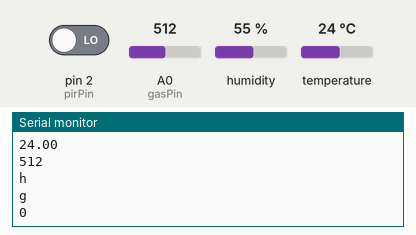
This sketch was run on a simulated Arduino Uno, built with avr-gcc and run on an emulated ATmega328P. Shown: the last lines printed to the serial monitor. The test bench sets the inputs (shaded band); at power-on: temperature 24 °C, pin 2 (pirPin) LOW, A0 (gasPin) = 512, humidity 55 %. The modem accepts every AT command (registered, SIM ready, sends succeed) and sends nothing else.

Above: at 1.3 s.
1.4 s: temperature set to 12 °C
At 11.0 s:
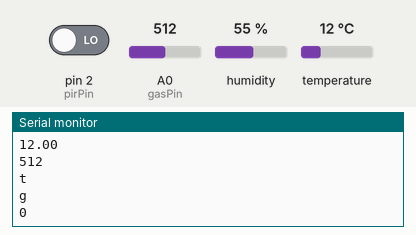
11.7 s: pin 2 (pirPin) driven HIGH
At 20.1 s:
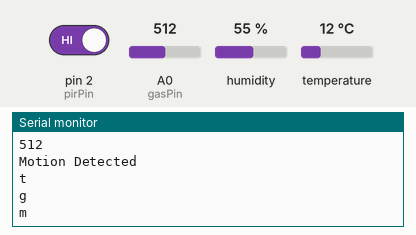
20.9 s: A0 (gasPin) set to 716
25.7 s: humidity set to 22 %
At 28.5 s:
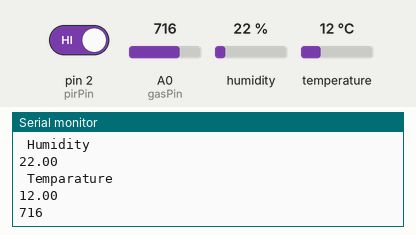
30.5 s: A0 (gasPin) set to 900
At 31.5 s:
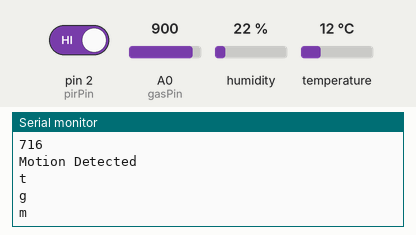
35.3 s: humidity set to 40 %
At 37.6 s:
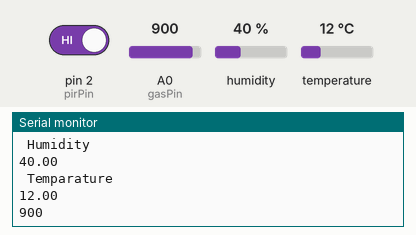
Timing chart, 0 to 39.1 s (numbered marks = the images above; inputs shaded):
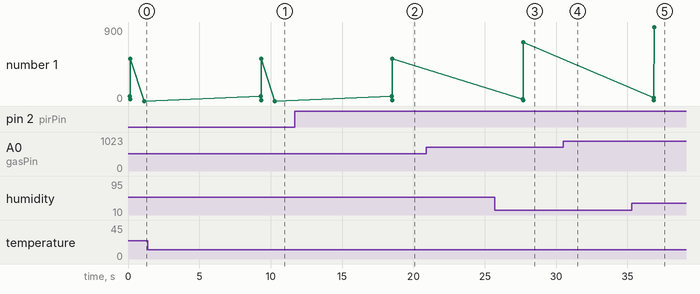

Measured:
- after the input at 1.4 s, the serial monitor: prints a new line after 7.9 s (image 1)
- after the input at 11.7 s, the serial monitor: prints a new line after 7.8 s (image 2)
- after the input at 25.7 s, the serial monitor: prints a new line after 2.0 s (image 3)
- after the input at 35.3 s, the serial monitor: prints a new line after 1.5 s (image 5)

The sketch:

WMS-Code.ino
```cpp
#include<dht.h>
#include <SoftwareSerial.h>

#define DHT11_PIN 3
#define pirPin 2

dht DHT;
SoftwareSerial mySerial(9, 10);
const int sensor=A1;
float tempc;  //variable to store temperature in degree Celsius
float tempf;  //variable to store temperature in Fahreinheit
float vout;  //temporary variable to hold sensor reading
int PIRValue = 0;
const int gasPin = A0; //GAS sensor output pin to Arduino analog A0 pin
char msg;

void setup() {

  pinMode(sensor,INPUT);
  pinMode(pirPin, INPUT);
  Serial.begin(9600);
  mySerial.begin(9600);   // Setting the baud rate of GSM Module
  Serial.println("send message");
  Serial.println();
  delay(100);
}

char sense_humidity(){

  int chk = DHT.read11(DHT11_PIN);
  Serial.println(" Humidity " );
  Serial.println(DHT.humidity);
  Serial.println(" Temparature ");
  Serial.println(DHT.temperature);

  if(DHT.temperature>100.00){

    return 'b';
    }

  if(DHT.temperature<15.00||DHT.temperature>30.00){

    return 't';
    }

  else if(DHT.humidity<12.00||DHT.humidity>13.00){

    return 'h';
    }
  else{

    return '0';
    }
}

char sense_motion(){

    PIRValue = digitalRead(pirPin);
    //Serial.println(PIRValue);
    if(PIRValue>0){

      Serial.println("Motion Detected");
      return 'm';
      }
    else{

      return '0';

      }
    }

char sense_gas(){
  Serial.println(analogRead(gasPin));
  delay(1000); // Print value every 1 sec.
  if(analogRead(gasPin)>300)
  {
    return 'g';
    }
    else
    {
      return '0';
      }
}

void SendMessage_Motion(){

  mySerial.println("AT+CMGF=1");    //Sets the GSM Module in Text Mode
  delay(1000);  // Delay of 1000 milli seconds or 1 second
  mySerial.println("AT+CMGS=\"x\"\r"); // Replace x with mobile number
  delay(1000);
  mySerial.println("Motion Alert!");// The SMS text you want to send
  delay(100);
   mySerial.println((char)26);// ASCII code of CTRL+Z
  delay(1000);
}

void SendMessage_Gas(){

  mySerial.println("AT+CMGF=1");    //Sets the GSM Module in Text Mode
  delay(1000);  // Delay of 1000 milli seconds or 1 second
  mySerial.println("AT+CMGS=\"x\"\r"); // Replace x with mobile number
  delay(1000);
  mySerial.println("Smoke Alert!");// The SMS text you want to send
  delay(100);
   mySerial.println((char)26);// ASCII code of CTRL+Z
  delay(1000);
}

void SendMessage_Temperature(){

  mySerial.println("AT+CMGF=1");    //Sets the GSM Module in Text Mode
  delay(1000);  // Delay of 1000 milli seconds or 1 second
  mySerial.println("AT+CMGS=\"x\"\r"); // Replace x with mobile number
  delay(1000);
  mySerial.println("Temperature Alert!");// The SMS text you want to send
  delay(100);
   mySerial.println((char)26);// ASCII code of CTRL+Z
  delay(1000);
}

void SendMessage_Humidity(){

  mySerial.println("AT+CMGF=1");    //Sets the GSM Module in Text Mode
  delay(1000);  // Delay of 1000 milli seconds or 1 second
  mySerial.println("AT+CMGS=\"x\"\r"); // Replace x with mobile number
  delay(1000);
  mySerial.println("Humidity Alert!");// The SMS text you want to send
  delay(100);
   mySerial.println((char)26);// ASCII code of CTRL+Z
  delay(1000);
}
void SendMessage_Fire(){

  mySerial.println("AT+CMGF=1");    //Sets the GSM Module in Text Mode
  delay(1000);  // Delay of 1000 milli seconds or 1 second
  mySerial.println("AT+CMGS=\"x\"\r"); // Replace x with mobile number
  delay(1000);
  mySerial.println("Fire Alert!");// The SMS text you want to send
  delay(100);
   mySerial.println((char)26);// ASCII code of CTRL+Z
  delay(1000);
}
void loop() { // READ DATA


char h = sense_humidity();
char g = sense_gas();
char m = sense_motion();

Serial.println(h);
Serial.println(g);
Serial.println(m);

     if(h=='t'){
      SendMessage_Temperature();
      delay(5000);
     }

     else if(g=='g'){

      SendMessage_Gas();
      delay(5000);
    }
    else if(m=='m'){

      SendMessage_Motion();
      delay(5000);
    }
     else if(h=='h'){

      SendMessage_Humidity();
      delay(5000);
     }
    else if(h=='b'){
      SendMessage_Fire();
      delay(5000);
      }
}
```
